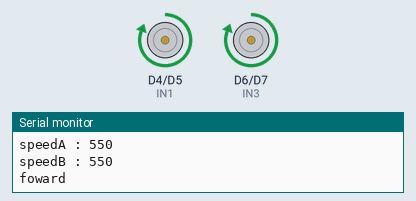
Simulated run of this sketch. Board: ESP8266 (Wemos D1 mini). Parts: motor-driver pin pairs drawn as motors (green arrow = first pin HIGH = forward, orange = second pin HIGH = backward, longer = more drive, scaled by the enable pin), the last lines printed to the serial monitor.

Above: at 7.5 s.
At 12.5 s:
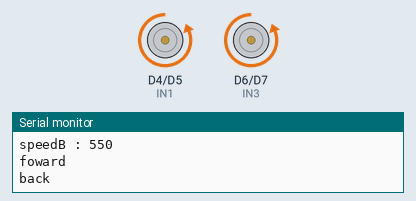
At 17.6 s:
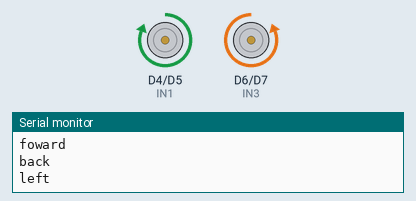
At 27.7 s:
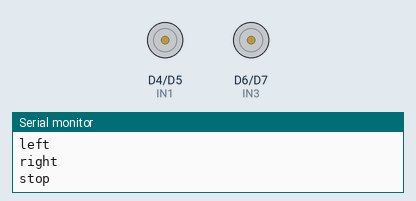
Timing chart, 0 to 37.8 s (numbered marks = the images above):
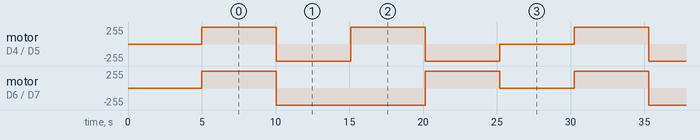

Measured:
- by itself, motor on D6 (IN3) / D7 (IN4): repeats every 25.3 s: backward 255/255 10.1 s, forward 255/255 5.1 s, stopped 5.1 s, forward 255/255 5.1 s
- by itself, motor on D4 (IN1) / D5 (IN2): repeats every 25.3 s: backward 255/255 5.1 s, forward 255/255 5.1 s, backward 255/255 5.1 s, stopped 5.1 s, forward 255/255 5.1 s

The sketch:

wemosRoverControlTest.ino
```cpp
// headers
void foward();
void back();
void left();
void right();
void stopMove();
int value;

// conexoes ponte H
// 12v -> fonte externa 5v corrente
// gnd -> wemos gnd
// 5v  -> wemos 5v

// wemos
// gnd -> fonte externa 5v gnd

//Definicoes pinos Arduino ligados a entrada da Ponte H
int enA = D3;
int IN1 = D4;
int IN2 = D5;
int IN3 = D6;
int IN4 = D7;
int enB = D8;

// definições de velocidade
// obs.: oportunidade de igualar motore
int speedA = 500;
int speedB = 500;

void setup()
{
  //Define os pinos como saida
  pinMode(enA, OUTPUT);
  pinMode(IN1, OUTPUT);
  pinMode(IN2, OUTPUT);
  pinMode(IN3, OUTPUT);
  pinMode(IN4, OUTPUT);
  pinMode(enB, OUTPUT);

  Serial.begin(115200);
  delay(5000);


}

void loop() {
 if(speedA < 1500) {
  speedA+=50;
  speedB+=50;
 }
 Serial.print("speedA : ");
 Serial.println(speedA);
 Serial.print("speedB : ");
 Serial.println(speedB);
 Serial.println("foward");
 foward();
 delay(5000);
 Serial.println("back");
 back();
 delay(5000);
 Serial.println("left");
 left();
 delay(5000);
 Serial.println("right");
 right();
 delay(5000);
 Serial.println("stop");
 stopMove();
 delay(5000);
}


// motor control

void foward() {
  //Gira o Motor A no sentido horario
  analogWrite(enA, speedA);// PWM possible range 0~900
  digitalWrite(IN1, HIGH);
  digitalWrite(IN2, LOW);
  //Gira o Motor B no sentido anti-horario
  analogWrite(enB, speedB);// PWM possible range 0~900
  digitalWrite(IN3, HIGH);
  digitalWrite(IN4, LOW);
  delay(50);
}

void back() {
  //Gira o Motor A no sentido anti-horario
  analogWrite(enA, speedA);// PWM possible range 0~900
  digitalWrite(IN1, LOW);
  digitalWrite(IN2, HIGH);
  //Gira o Motor B no sentido horario
  analogWrite(enB, speedB);// PWM possible range 0~900
  digitalWrite(IN3, LOW);
  digitalWrite(IN4, HIGH);
  delay(50);
}

void left() {
  //Gira o Motor A no sentido anti-horario
  analogWrite(enA, speedA);// PWM possible range 0~900
  digitalWrite(IN1, HIGH);
  digitalWrite(IN2, LOW);
  //Gira o Motor B no sentido anti-horario
  analogWrite(enB, speedB);// PWM possible range 0~900
  digitalWrite(IN3, LOW);
  digitalWrite(IN4, HIGH);
  delay(50);
}

void right() {
  //Gira o Motor A no sentido horario
  analogWrite(enA, speedA);// PWM possible range 0~900
  digitalWrite(IN1, LOW);
  digitalWrite(IN2, HIGH);
  //Gira o Motor B no sentido horario
  analogWrite(enB, speedB);// PWM possible range 0~900
  digitalWrite(IN3, HIGH);
  digitalWrite(IN4, LOW);
  delay(50);
}

void stopMove() {
  //para o Motor A
  analogWrite(enA, speedA);// PWM possible range 0~900
  digitalWrite(IN1, HIGH);
  digitalWrite(IN2, HIGH);
  //para o Motor B
  analogWrite(enB, speedB);// PWM possible range 0~900
  digitalWrite(IN3, HIGH);
  digitalWrite(IN4, HIGH);
  delay(50);
}
```
